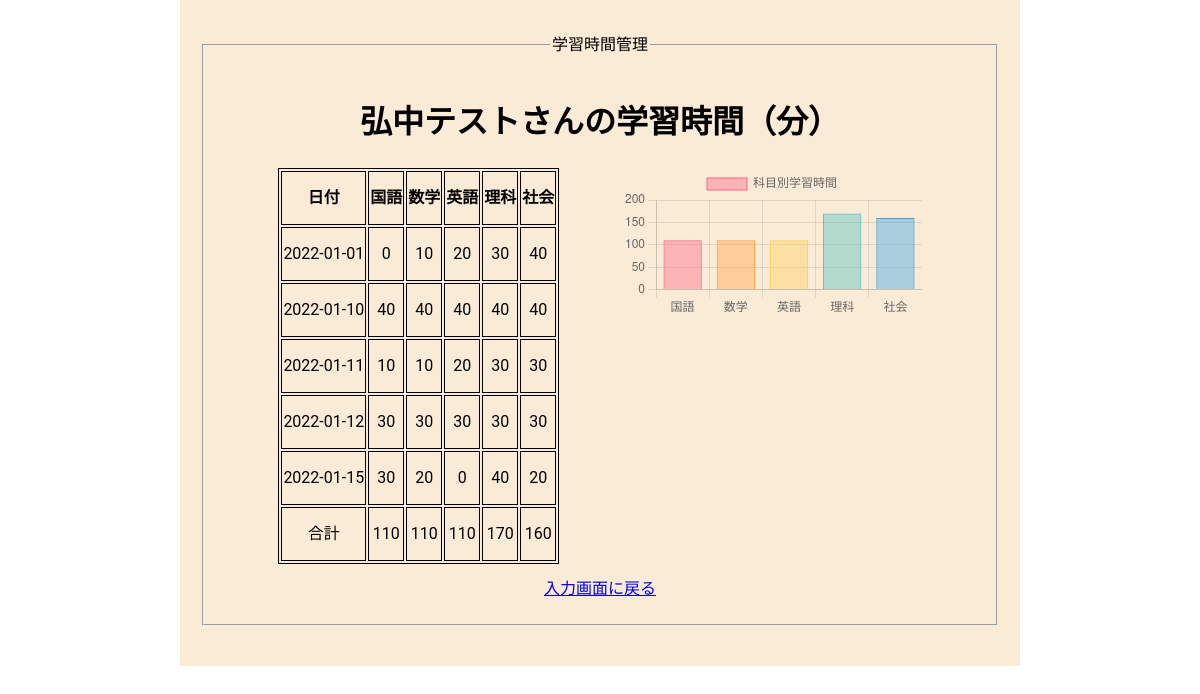
The app's page /time_read.php (signed in) with its own data.
### tables this page shows
CREATE TABLE `time_table` (
  `id` int(11) NOT NULL,
  `user_id` int(11) NOT NULL,
  `date` date NOT NULL,
  `japanese` int(11) NOT NULL,
  `math` int(11) NOT NULL,
  `english` int(11) NOT NULL,
  `science` int(11) NOT NULL,
  `social` int(11) NOT NULL,
  `created_at` datetime NOT NULL,
  `updated_at` datetime NOT NULL
);

### time_read.php (the view, shortened to what this page needs)
<?php
$user_id = $_SESSION['user_id'];
$user_name = $_SESSION['user_name'];
$pdo = connect_to_db();
$sql = 'SELECT * FROM time_table WHERE user_id=:user_id ORDER BY date ASC';
$stmt = $pdo->prepare($sql);
$stmt->bindValue(':user_id', $user_id);
try {
  $status = $stmt->execute();
} catch (PDOException $e) {
  echo json_encode(["sql error" => "{$e->getMessage()}"]);
  exit();
}
$result = $stmt->fetchAll(PDO::FETCH_ASSOC);
$output = "";
foreach ($result as $record) {
  $output .= "
  <tr>
    <td>{$record["date"]}</td>
    <td>{$record["japanese"]}</td>
    <td>{$record["math"]}</td>
    <td>{$record["english"]}</td>
    <td>{$record["science"]}</td>
    <td>{$record["social"]}</td>
  </tr>
  ";
}
$sql = 'SELECT SUM(japanese), SUM(math), SUM(english),
 SUM(science), SUM(social) FROM time_table WHERE user_id=:user_id';
$stmt = $pdo->prepare($sql);
$stmt->bindValue(':user_id', $user_id);
try {
  $status = $stmt->execute();
} catch (PDOException $e) {
  echo json_encode(["sql error" => "{$e->getMessage()}"]);
  exit();
}
$result = $stmt->fetch(PDO::FETCH_ASSOC);
$japanese = $result["SUM(japanese)"];
$math = $result["SUM(math)"];
$english = $result["SUM(english)"];
$science = $result["SUM(science)"];
$social = $result["SUM(social)"];
$total = "";
$total .= "
  <tr>
    <td>合計</td>
    <td>{$japanese}</td>
    <td>{$math}</td>
    <td>{$english}</td>
    <td>{$science}</td>
    <td>{$social}</td>
  </tr>
  ";
?>
<!DOCTYPE html>
<html lang="ja">
<head>
  <link rel="stylesheet" href="css/style.css">
</head>
<body>
  <div class="wrapper">
    <fieldset>
      <legend>学習時間管理</legend>
      <h1><?php echo $user_name; ?>さんの学習時間（分）</h1>
      <div class="contents">
        <table>
          <thead>
            <tr>
              <th>日付</th>
              <th>国語</th>
              <th>数学</th>
              <th>英語</th>
              <th>理科</th>
              <th>社会</th>
            </tr>
          </thead>
          <tbody>
            <?= $output ?>
          </tbody>
          <tbody>
            <?= $total ?>
          </tbody>
        </table>
        <div>
          <canvas id="myChart"></canvas>
        </div>
      </div>
      <a href="time_input.php">入力画面に戻る</a>
    </fieldset>
  </div>
  <script>
    const labels = [
      '国語',
      '数学',
      '英語',
      '理科',
      '社会',
    ];
    const data = {
      labels: labels,
      datasets: [{
        label: '科目別学習時間',
        data: [<?= $japanese; ?>, <?= $math; ?>, <?= $english; ?>, <?= $science; ?>, <?= $social; ?>],
        backgroundColor: [
          'rgba(255, 99, 132, 0.4)',
          'rgba(255, 159, 64, 0.4)',
          'rgba(255, 205, 86, 0.4)',
          'rgba(75, 192, 192, 0.4)',
          'rgba(54, 162, 235, 0.4)',
        ],
        borderColor: [
          'rgb(255, 99, 132)',
          'rgb(255, 159, 64)',
          'rgb(255, 205, 86)',
          'rgb(75, 192, 192)',
          'rgb(54, 162, 235)',
        ],
        borderWidth: 1
      }]
    };
    const config = {
      type: 'bar',
      data: data,
      options: {
        scales: {
          y: {
            beginAtZero: true
          }
        }
      },
    };
    const myChart = new Chart(
      document.getElementById('myChart'),
      config
    );
  </script>
</body>
</html>

### css/style.css (style rules this page uses)
body { font-family: Roboto, "Yu Gothic Medium", "游ゴシック Medium", YuGothic, "游ゴシック体", "ヒラギノ角ゴ Pro W3", "メイリオ", sans-serif; font-size: 16px; width: 70%; margin: 0 auto; }
.wrapper { padding: 20px 20px 40px; background-color: antiquewhite; text-align: center; line-height: 50px; }
table, th, td { border: 1px solid black; font-size: 16px; }
.contents { display: flex; justify-content: space-evenly; }

### records on screen
time_table: date "2022-01-01", japanese "0", math "10", english "20", science "30", social "40"
time_table: date "2022-01-10", japanese "40", math "40", english "40", science "40", social "40"
time_table: date "2022-01-11", japanese "10", math "10", english "20", science "30", social "30"
time_table: date "2022-01-12", japanese "30", math "30", english "30", science "30", social "30"
time_table: date "2022-01-15", japanese "30", math "20", english "0", science "40", social "20"

### other values on screen
$user_name "弘中テスト"
$japanese "110"
$math "110"
$english "110"
$science "170"
$social "160"
chart data {{ $japanese }} 110
chart data {{ $math }} 110
chart data {{ $english }} 110
chart data {{ $science }} 170
